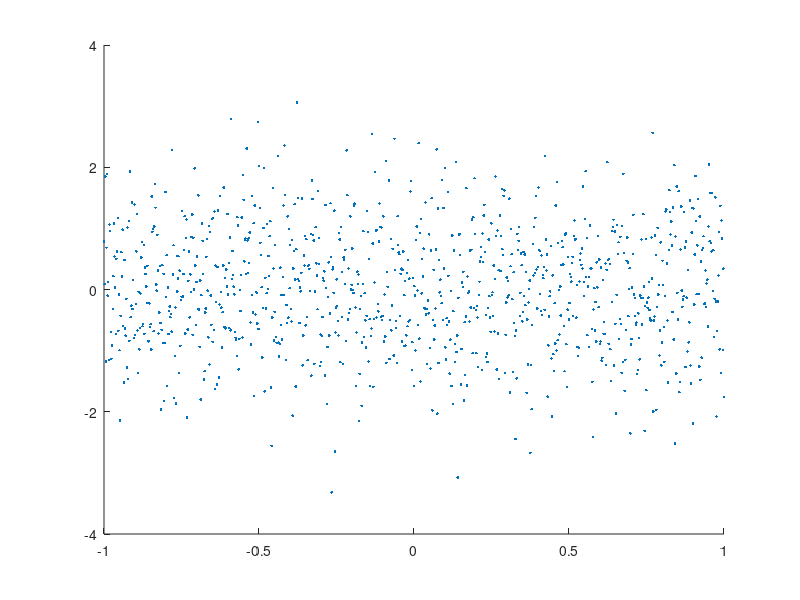

Recreate this plot in MATLAB. (Note: this script raises an error after producing the figure.)
%% Restrict Region Zooming to X-Dimension
% Create a scatter plot of normally distributed random data. 
% Replace the default set of interactions with a region-zoom interaction 
% that operates only in the _x_-dimension. Then drag within the plot to 
% zoom into a region of interest.

x = linspace(-1,1,1000);
y = randn(1,1000);
scatter(x,y,'.')
ax = gca;
ax.Interactions = regionZoomInteraction('Dimensions','x');

% Copyright 2018 The MathWorks, Inc.
